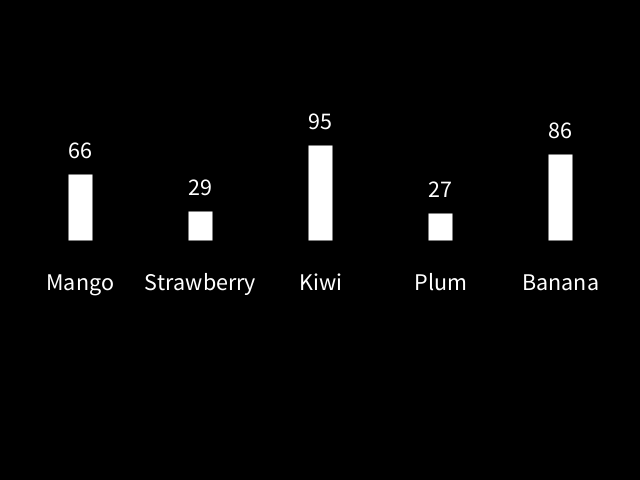
Frame 1 (no input)
Frame 60 (the mouse pressed at the canvas centre just before this capture): identical to frame 1, image omitted
Frame 120 (the mouse held since frame 60 and released just before this capture): identical to frame 1, image omitted

The Processing sketch that drew this single still picture (run headless with seeded random() and noise(); from frame 60 on, the mouse is pressed at the canvas centre):

// Processing sketch: array_stp_fin
// ── array_stp_fin.pde
int[] fruitAmt = new int[5];
String[] fruitNames = {"Mango", "Strawberry", "Kiwi", "Plum", "Banana"};

void setup() {
  size(640, 480);

  for (int idx = 0; idx < fruitAmt.length; idx++) {
    fruitAmt[idx] = int(random(5, 100));
  }
  
  
}

float barWidth = 24;
float graphBegin = 80;
float graphGap = 120;

void draw () {
  background(0);
  strokeWeight(barWidth);
  stroke(255);
  strokeCap(SQUARE);
  textAlign(CENTER);
  textSize(24);
  fill(255);
  
  for (int idx = 0; idx < fruitAmt.length; idx++) {
    float x = graphBegin + idx * graphGap;
    line(x, height * 0.5, x, height * 0.5 - fruitAmt[idx]);
    text(fruitNames[idx], x, height * 0.5 + 50);
    text(fruitAmt[idx], x, height * 0.5 - fruitAmt[idx] - 16);
  }
}
